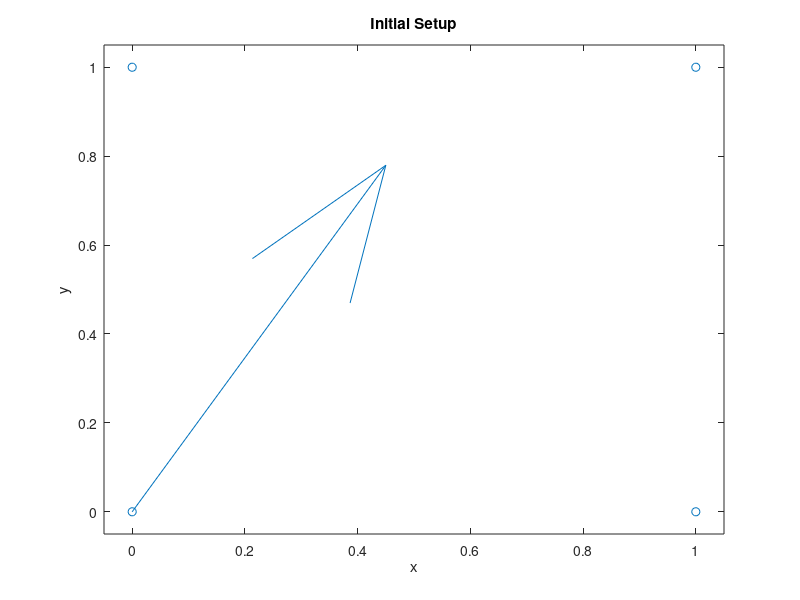
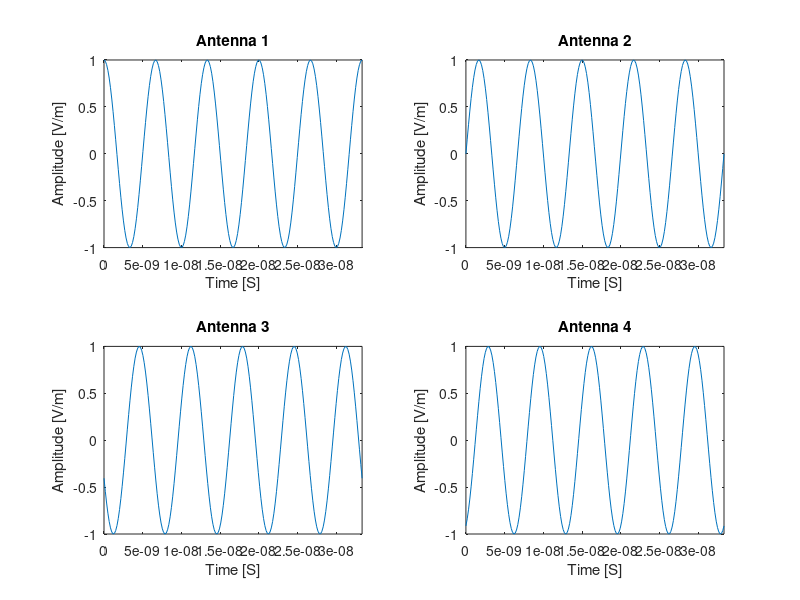
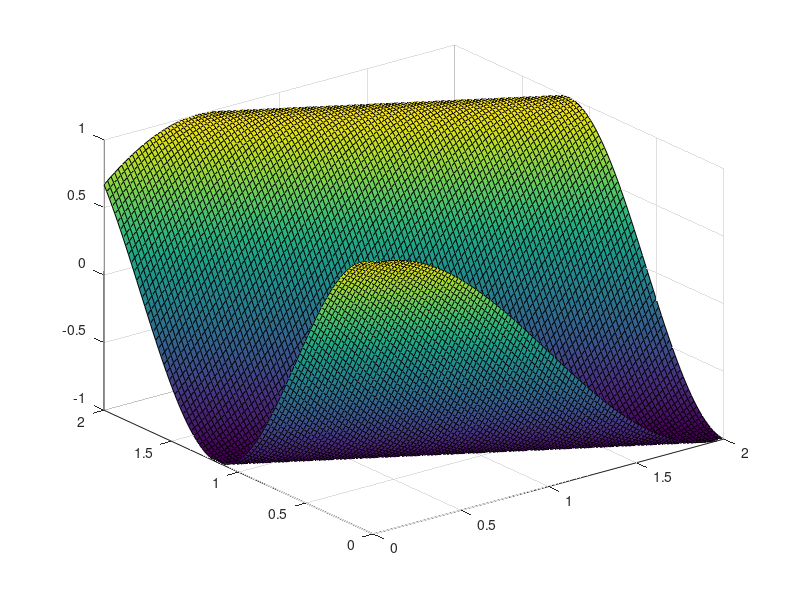

MATLAB code for these plots, in order: (Note: this script raises an error after producing the figures.)
%% Simple Model of Antenna Array
% The purpose of this script is to create a model of the signals that we 
% might receive from the radio location collars. We assume that, since the
% antennas are far enough away from the source, we see the incoming waves
% as plane waves. We also will only work in two dimensions, which is as if
% the waves and the antennas are on the same plane.
%
% Hopefully from this we can build a fake set of signals that allow us to
% understand how to interpret phase changes to find the direction of the
% wave propagation.

%% Initialize Workspace
clear;
close all;
clc;

%% Input Parameters
%Frequency
f = 150e6; %[hz]

%E-field magnitude
E_o = 1; %[V/m] Not used as of now

%Vacuum permittivity 
epsilon_o = 8.8541878176e-12; %[F/m]
epsilon_rel = 1;

%permeability
mu_o = (4*pi)*10^(-7); %[H/m]
mu_rel = 1;
%recall that [F/m]*[H/m] = s^2/m^2 = 1/c

%The four antennas will be placed in a square grid like:
%  4    3
%
%  1    2
%
% The separation constant (like lattice constant) is 
a = 1; %[m]

%From this the positions of the antennas can be determined
r1 = [0, 0];
r2 = [a, 0];
r3 = [a, a];
r4 = [0, a];

%For plotting
r_all = [r1;r2;r3;r4];

%Propagation direction (theta = 0 => dirction is from antenna 1 to 2 and 
%   increasing theta moves counter-clockwise)
theta = 2*pi*60/360; %[radians]

%% Calculations

%angular frequency based off frequency
omega = 2*pi*f;

%permitivity & permeability (same units)
eps = epsilon_o*epsilon_rel;
mu = mu_o*mu_rel;

%propagation constant
beta = omega*sqrt(mu*eps); %[m^-1]

%Propagation direction vector
k = [1,0];
rot = [cos(theta),-sin(theta);sin(theta),cos(theta)];
k = (rot*k')';

%prop constant dotted with r as in time-harmonic exponential. We are only
% looking at a few positions, so these can be pre-calculated
bkr = beta*[dot(k,r1);
            dot(k,r2);
            dot(k,r3);
            dot(k,r4)];

%want 5 periods of information collected
T = 1/f;
t = linspace(0,5*T, 200); %time vector based on frequency

%Electric field matrix initialized to num time steps & antennas
E = zeros(length(bkr),length(t));

for m=1:length(t)
    for n=1:length(bkr)
        E(n,m) = exp(1i*(omega*t(m)-bkr(n)));
    end
end


numPlots = length(bkr);
gridSize = numPlots;
if sqrt(numPlots)==floor(sqrt(numPlots))
    gridSize = sqrt(numPlots);
else
    gridSize = floor(sqrt(numPlots))+1;
end
    
    
figure;
quiver(0,0,k(1),k(2));
hold on;
scatter(r_all(:,1), r_all(:,2));
axis([-.05 1.05 -.05 1.05]);
title('Initial Setup');
xlabel('x');
ylabel('y');

figure;
for m=1:length(bkr)
    subplot(gridSize,gridSize,m);
    plot(t,real(E(m,:)));
    title(['Antenna ' num2str(m)]);
    xlabel('Time [S]');
    ylabel('Amplitude [V/m]');
    axis([0 t(end) -E_o E_o]);
end

% I might want to end up saving the resulting information to a data file so
% that other parts of the DSP program can try to use the idealized output
% form this file and test their algorithms.

%% Plotting the Entire Plane Wave (t = 0)
% This section will create a two dimensional grid and then use the
% information selected above to create a three dimensional plot of the EM
% wave


%x and y coordinates
x = linspace(0,2*a,100);
y = linspace(0,2*a,100);

%new efield mesh to be calculated
E2D = zeros(length(y), length(x));

F(length(t)) = struct('cdata',[],'colormap',[]);
h = figure;

for p=1:length(t)
    for m=1:length(x)
        for n=1:length(y)
           xy = [x(m),y(n)];
           E2D(n,m) =  exp(1i*omega*t(p)-1i*beta*dot(k,xy));
        end 
    end
    
    surf(x,y,real(E2D))
    drawnow
    set(h,'Renderer','zbuffer') %workaround for bug. Not sure why it works
    F(p) = getframe(h);
end

writerObj = VideoWriter('PlaneWave.mp4', 'MPEG-4');
open(writerObj);
writeVideo(writerObj, F);
close(writerObj);